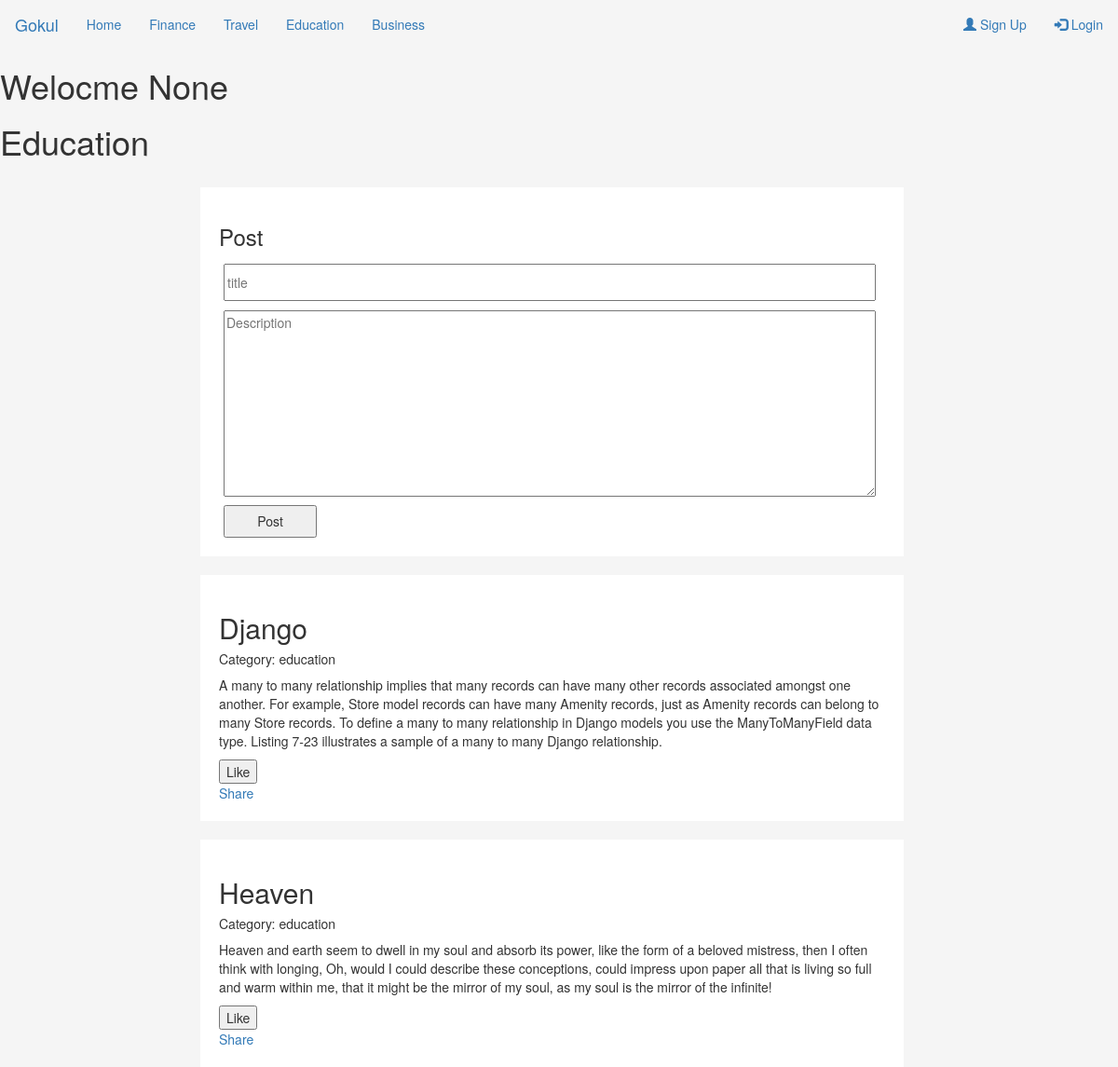
The page /home/education/ on the database its author committed.
### home/models.py (models this page shows)
class Post(models.Model):
	title = models.CharField(max_length=60, null=True)
	description = models.TextField(null=True)
	category = models.CharField(max_length=20, null=True)

### home/views.py (the view)
def education(request):
	if request.method == "POST":
		if request.POST.get('title'):
			title  = request.POST.get('title')
			description  = request.POST.get('description')
			Post.objects.create(title=title, description=description, category="education")
	post = Post.objects.filter(category="education").order_by('-id')
	return render(request, 'home/education.html', {'post':post})

### home/templates/home/education.html (shortened to what this page needs)
{% extends "base.html" %}
{% block content %}
    <h1>Education</h1>
    <div class="container">
		<div class="row">
		  <div class="leftcolumn">
			    <div class="card">
			    <h3>Post</h3>
		    		<form method="Post" action="/home/education/">{% csrf_token%}
				    	<input type="text" name="title" placeholder="title" class="posttitle"><br>
				    	<textarea name="description" placeholder="Description" class="des"></textarea><br>
				    	<input type="submit" value="Post" class="bt">
				    </form>
			    </div>
		  </div>
	 	</div>
	 </div>
    <div class="container">
		<div class="row">
		  <div class="leftcolumn">
		  {% for p in post %}
			    <div class="card">
		    		<h2>{{p.title}}</h2>
		    		<h5> Category: {{p.category}}</h5>
		    		<p>{{p.description}}</p>
		    		<form method="Post" action="/home/index/">{% csrf_token%}
		    			<input type="submit" name="Like" value="Like">
		    		</form>
		    		<a href="https://www.facebook.com/sharer/sharer.php?u=http://127.0.0.1:8000/home/comment/{{p.id}}">
					Share
					</a>
			    </div>
		    {% endfor %}
		  </div>
	 	</div>
	 </div>
{% endblock %}

### home/static/css/styles.css (style rules this page uses)
body { background-color: #F5F5F5; }
.card { background-color: white; padding: 20px; margin-top: 20px; margin-left: 200px; margin-right: 215px; }
.posttitle { width: 700px; height: 40px; margin: 5px; }
.des { width: 700px; height: 200px; margin: 5px; }
.bt { width: 100px; height: 35px; margin-left: 5px; }

### rows shown on the page
Post: title "Django", category "education", description "A many to many relationship implies that many records can have many other records associated amongst one another. For example, Store model records can have many Amenity records, just as Amenity records can belong to many Store records. To define a many to many relationship in Django models you use the ManyToManyField data type. Listing 7-23 illustrates a sample of a many to many Django relationship."
Post: title "Heaven", category "education", description "Heaven and earth seem to dwell in my soul and absorb its power, like the form of a beloved mistress, then I often think with longing, Oh, would I could describe these conceptions, could impress upon paper all that is living so full and warm within me, that it might be the mirror of my soul, as my soul is the mirror of the infinite!"

### other values the page prints
{{ request.user.id }} "None"
